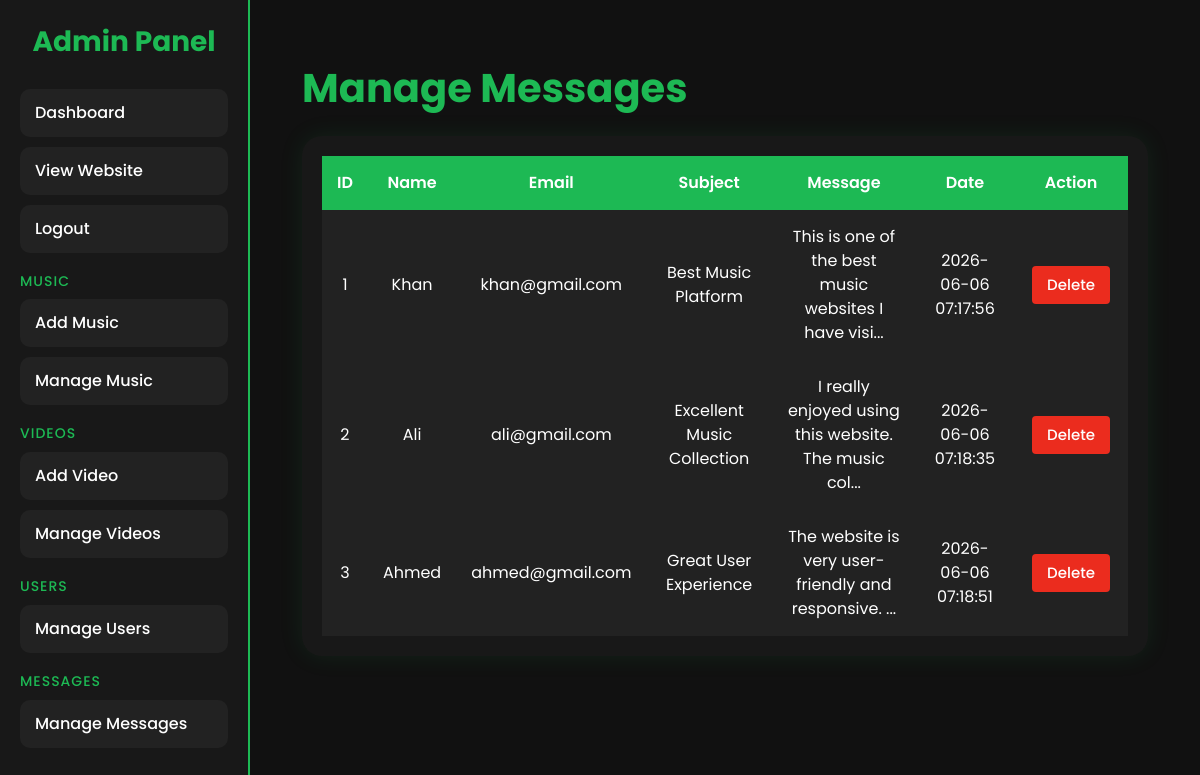
/admin/contact/manage-messages.php (signed in), run on the app's committed database.
### tables this page shows
CREATE TABLE `contact_messages` (
  `id` int(11) NOT NULL,
  `fullname` varchar(100) NOT NULL,
  `email` varchar(100) NOT NULL,
  `subject` varchar(255) NOT NULL,
  `message` text NOT NULL,
  `created_at` timestamp NOT NULL DEFAULT current_timestamp()
);

### admin/contact/manage-messages.php (the view, shortened to what this page needs)
<?php
$get_messages = mysqli_query(
    $connection,
    "SELECT * FROM contact_messages ORDER BY id"
);
?>
<!DOCTYPE html>
<html lang="en">
<head>
    <link href="https://cdn.jsdelivr.net/npm/bootstrap@5.3.3/dist/css/bootstrap.min.css" rel="stylesheet">
    <link rel="stylesheet" href="../css/sidebar.css">
    <link rel="stylesheet" href="../css/manage.css">
</head>
<body>
    <section class="admin-wrapper">
        <?php include("../includes/sidebar.php"); ?>
        <section class="main-content">
            <section class="container-fluid py-4 manage-msg">
                <h1 class="mb-4">Manage Messages</h1>
                <section class="table-responsive">
                    <table class="table align-middle text-center">
                        <thead>
                            <tr>
                                <th>ID</th>
                                <th>Name</th>
                                <th>Email</th>
                                <th>Subject</th>
                                <th>Message</th>
                                <th>Date</th>
                                <th>Action</th>
                            </tr>
                        </thead>
                        <tbody>
                            <?php while ($message = mysqli_fetch_assoc($get_messages)) { ?>
                                <tr>
                                    <td><?php echo $message['id']; ?></td>
                                    <td><?php echo $message['fullname']; ?></td>
                                    <td><?php echo $message['email']; ?></td>
                                    <td><?php echo $message['subject']; ?></td>
                                    <td><?php echo substr($message['message'], 0, 50); ?>...</td>
                                    <td><?php echo $message['created_at']; ?></td>
                                    <td>
                                        <a href="delete-message.php?id=<?php echo $message['id']; ?>" class="btn btn-sm delete" onclick="return confirm('Delete Message?')">Delete</a>
                                    </td>
                                </tr>
                            <?php } ?>
                        </tbody>
                    </table>
                </section>
            </section>
        </section>
    </section>
</body>
</html>

### admin/css/sidebar.css (style rules this page uses)
.admin-wrapper { display: flex; min-height: 100vh; }
.main-content { flex: 1; padding: 40px; }

### admin/css/manage.css (style rules this page uses)
* { margin: 0; padding: 0; box-sizing: border-box; font-family: var(--main-font-family); }
:root { --main-color: #1db954; --sec-color: #ccc; --text-color: #ffffff; --sec-text-color: #aaaaaa; --bg-color: #111111; --btn-hover-color: #18a349; --main-font-family: "Poppins"; }
body { background-color: var(--bg-color); }
.manage-msg h1 { color: var(--main-color); font-weight: 700; }
.delete { display: inline-block; font-weight: 500; margin: 3px; font-size: 15px; color: var(--text-color); border: none; transition: 0.3s; padding: 8px 15px; background-color: #eb2c1e; }
.table-responsive { background: #181818; padding: 20px; border-radius: 20px; box-shadow: 0 0 25px rgba(29, 185, 84, .1); }
.table { margin-bottom: 0; }
.table thead th { background: var(--main-color); color: var(--text-color); border: none; padding: 15px; font-weight: 600; }
.table td { background: #222; color: var(--text-color); border: none; padding: 15px; }
.table tbody tr { transition: 0.3s; }

### data on the page
contact_messages: id "1", fullname "Khan", email "khan@gmail.com", subject "Best Music Platform", message "This is one of the best music websites I have visi", created_at "2026-06-06 07:17:56"
contact_messages: id "2", fullname "Ali", email "ali@gmail.com", subject "Excellent Music Collection", message "I really enjoyed using this website. The music col", created_at "2026-06-06 07:18:35"
contact_messages: id "3", fullname "Ahmed", email "ahmed@gmail.com", subject "Great User Experience", message "The website is very user-friendly and responsive.", created_at "2026-06-06 07:18:51"
